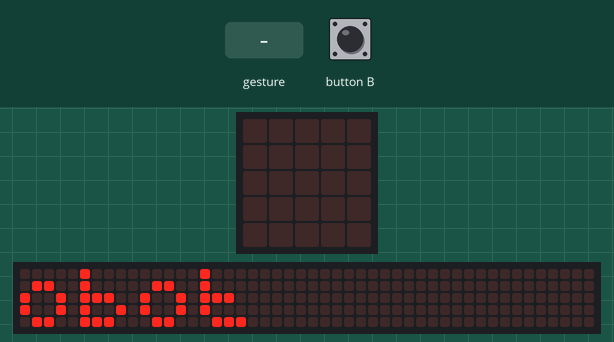
Bench run of a program on a simulated BBC micro:bit running MicroPython. Shown: the board's 5×5 LED display, a strip that is not on the board, showing the scrolling text unrolled. Inputs (shaded band) come from the test bench. No radio messages arrive unless stated (any console line starting 'radio sent:' is added by the test bench); a tilt is held for 1.5 s and a shake lasts 1 s, then the board lies face up again; the 48×5 strip is a reading aid, not a part: it shows the text the display is scrolling, unrolled, one strip-width of it at a time; what the program prints to the serial console is not drawn.

Above: at 8.48 s.
9.8 s: button B pressed for 0.15 s
At 10.3 s:
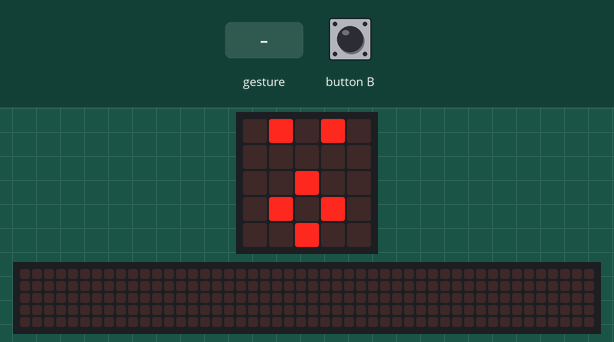
11.4 s: gesture 'up'
At 12.7 s:
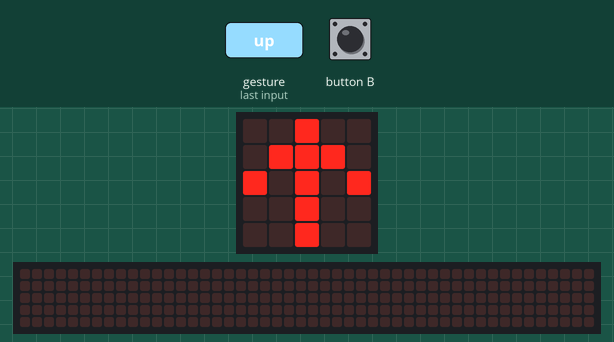
13.0 s: gesture 'down'
At 13.9 s:
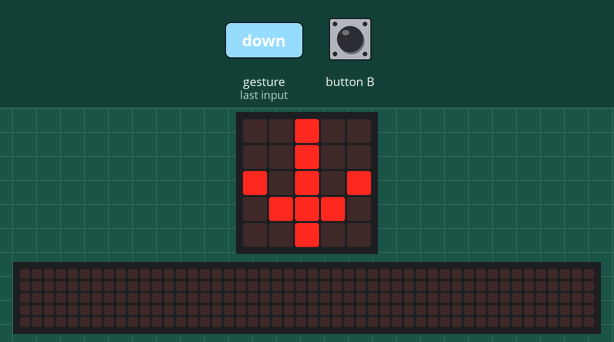

The program:

robot-controller.py
```python
from microbit import *
import radio
radio.on()
display.scroll("Turn the wheel to drive the robot",delay=50)
while True:
    gesture = accelerometer.current_gesture()
    print(gesture)
    if gesture == "left":
        display.show(Image.ARROW_W)
        radio.send('left')
    elif gesture == "right":
        display.show(Image.ARROW_E)
        radio.send('right')
    elif gesture == "up":
        display.show(Image.ARROW_N)
        radio.send('forward')
    elif gesture == "down":
        display.show(Image.ARROW_S)
        radio.send('reverse')
    elif button_b.was_pressed():
        display.show(Image.SURPRISED)
        radio.send('brakes')
        
```

Measured:
- after the input at 9.8 s, the display: changes at once (image 1)
- after the input at 11.4 s, the display: changes after 0.13 s (image 2)
